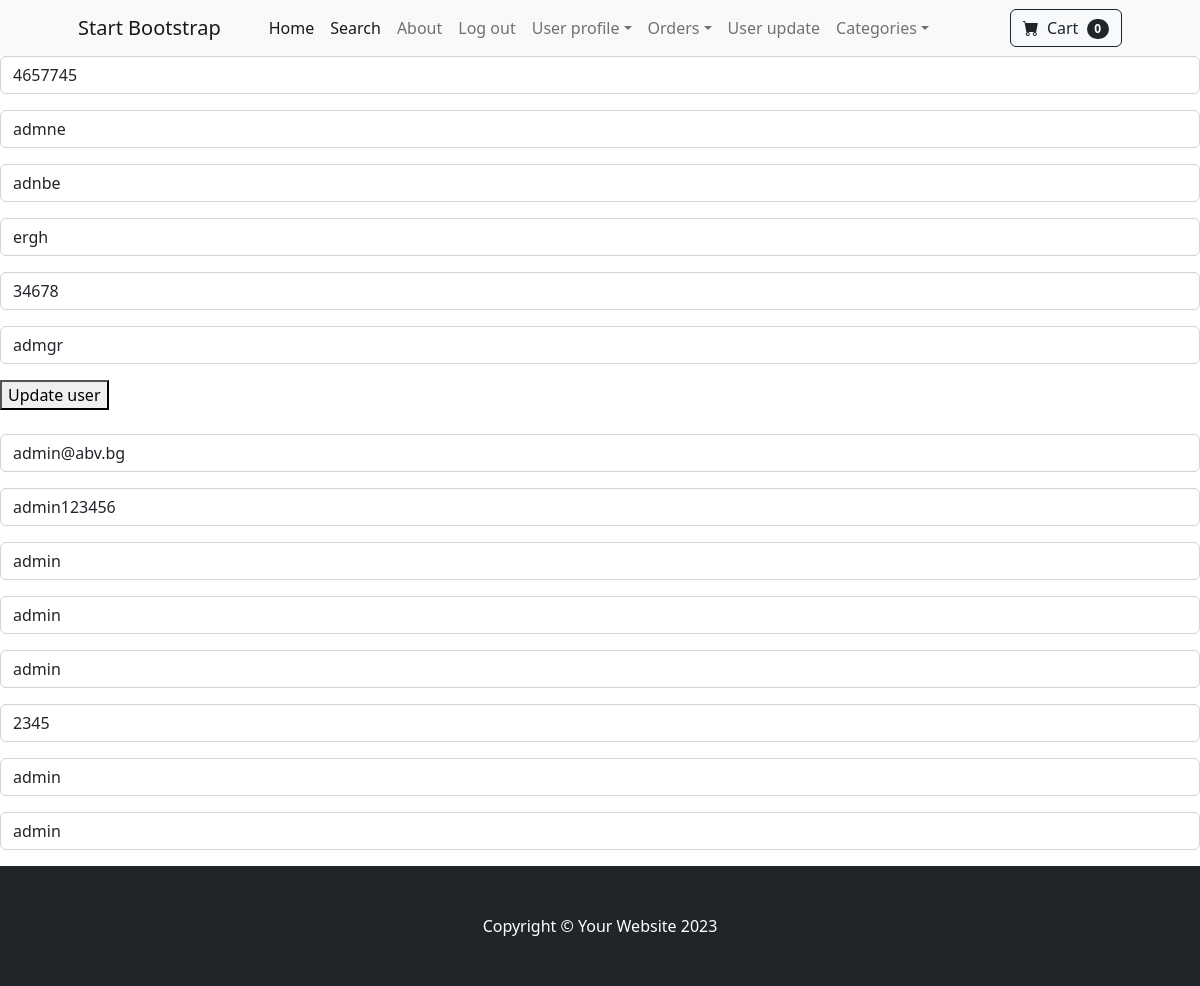
The page /update_info/ (signed in) on the database its author committed.
### core/models.py (models this page shows, shortened)
class Profile(models.Model):
    user=models.OneToOneField(User,on_delete=models.CASCADE)
    date_modified=models.DateTimeField(User,auto_now=True)
    phone=models.CharField(max_length=100,default="",blank=True)
    address1=models.CharField(max_length=500,default="",blank=True)
    address2=models.CharField(max_length=500,default="",blank=True)
    city=models.CharField(max_length=100,default="",blank=True)
    zipcode=models.CharField(max_length=100,default="",blank=True)
    country=models.CharField(max_length=100,default="",blank=True)
    old_cart=models.CharField(max_length=100,default="",blank=True,null=True)

### payment/models.py (models this page shows, shortened)
class ShippingAddress(models.Model):
    user=models.ForeignKey(User,on_delete=models.CASCADE,null=True,blank=True)
    shipping_full_name=models.CharField(max_length=100,default='')
    shipping_email=models.EmailField(max_length=100,default='')
    shipping_adress1=models.CharField(max_length=100,default='')
    shipping_address2=models.CharField(max_length=100,default='')
    shipping_state=models.CharField(max_length=100,default='')
    shipping_zipcode=models.CharField(max_length=100,default='')
    shipping_country=models.CharField(max_length=100,default='')
    shipping_city=models.CharField(max_length=100,default='')
    class Meta:
        verbose_name_plural = "Shipping Address"

### core/views.py (the view)
# urls.py: path('update_info/', update_info, name='update_info'),
def update_info(request):
    if request.user.is_authenticated:
        current_user=Profile.objects.get(user__id=request.user.id)
        shipping_user=ShippingAddress.objects.get(user__id=request.user.id)
        form=UserInfoForm(request.POST or None, instance=current_user)
        shipping_form=ShippingForm(request.POST or None, instance=shipping_user)
        if form.is_valid() or shipping_form.is_valid():
            form.save()
            shipping_form.save()
            messages.success(request, 'Your account info  has been updated!')
            return redirect('core:index')
        return render(request,'core/update_info.html',{"form":form,"shipping_form":shipping_form})
    else:
        messages.info(request, 'Log in !')
        return redirect('core:login')

### core/forms.py
class UserInfoForm(forms.ModelForm):
	phone = forms.CharField(label="", widget=forms.TextInput(attrs={'class': 'form-control', 'placeholder': 'Phone Number'}),required=False)
	address1 = forms.CharField(label="", widget=forms.TextInput(attrs={'class': 'form-control', 'placeholder': 'address '}),required=False)
	address2 = forms.CharField(label="", widget=forms.TextInput(attrs={'class': 'form-control', 'placeholder': 'address2'}),required=False)
	city = forms.CharField(label="", widget=forms.TextInput(attrs={'class': 'form-control', 'placeholder': 'city'}),required=False)
	zipcode = forms.CharField(label="", widget=forms.TextInput(attrs={'class': 'form-control', 'placeholder': 'zipcode'}),required=False)
	country = forms.CharField(label="", widget=forms.TextInput(attrs={'class': 'form-control', 'placeholder': 'country'}),required=False)
	class Meta:
		model=Profile
		fields=('phone','address1','address2','city','zipcode','country')

### core/context_processors.py (called while the page is built)
def categories(request):
    return {'category': Category.objects.all()}

def cart(request):
    return {'cart':Cart(request)}

### core/models.py (called while the page is built)
  def __str__(self):
      return self.name

### templates/core/update_info.html (shortened to what this page needs)
{% extends 'base.html' %}
{% block content %}
    <form method="POST" action="{% url 'core:update_info' %}">
 {{ form.as_p }}
    <button type="submit">Update user</button>
    <br> <br>
    {{ shipping_form.as_p }}
</form>
{% endblock %}

### rows shown on the page
Profile: phone "4657745", address1 "admne", address2 "adnbe", city "ergh", zipcode "34678", country "admgr"
ShippingAddress: shipping_email "admin@abv.bg", shipping_full_name "admin123456", shipping_state "admin", shipping_adress1 "admin", shipping_address2 "admin", shipping_zipcode "2345", shipping_country "admin", shipping_city "admin"

### other values the page prints
{{ cart.cart|length }} "0"
